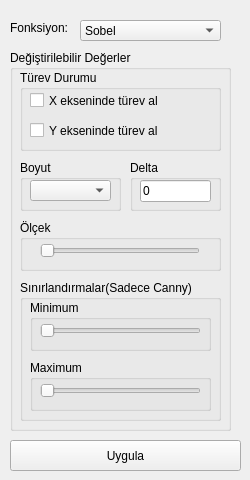
    <widget class="QWidget" name="tab_2">
     <attribute name="title">
      <string>Kenar Bulma</string>
     </attribute>
     <widget class="QLabel" name="label_25">
      <property name="geometry">
       <rect>
        <x>10</x>
        <y>20</y>
        <width>61</width>
        <height>16</height>
       </rect>
      </property>
      <property name="text">
       <string>Fonksiyon:</string>
      </property>
     </widget>
     <widget class="QComboBox" name="cbEdge">
      <property name="geometry">
       <rect>
        <x>80</x>
        <y>20</y>
        <width>141</width>
        <height>21</height>
       </rect>
      </property>
      <item>
       <property name="text">
        <string>Sobel</string>
       </property>
      </item>
      <item>
       <property name="text">
        <string>Laplacian</string>
       </property>
      </item>
      <item>
       <property name="text">
        <string>Scharr</string>
       </property>
      </item>
      <item>
       <property name="text">
        <string>Canny</string>
       </property>
      </item>
     </widget>
     <widget class="QGroupBox" name="groupBox_7">
      <property name="geometry">
       <rect>
        <x>10</x>
        <y>50</y>
        <width>221</width>
        <height>381</height>
       </rect>
      </property>
      <property name="title">
       <string>Değiştirilebilir Değerler</string>
      </property>
      <widget class="QGroupBox" name="groupBoxEdgeFoundTStatue">
       <property name="geometry">
        <rect>
         <x>10</x>
         <y>20</y>
         <width>201</width>
         <height>81</height>
        </rect>
       </property>
       <property name="title">
        <string>Türev Durumu</string>
       </property>
       <widget class="QCheckBox" name="checkBoxXT">
        <property name="geometry">
         <rect>
          <x>10</x>
          <y>20</y>
          <width>161</width>
          <height>21</height>
         </rect>
        </property>
        <property name="text">
         <string>X ekseninde türev al</string>
        </property>
       </widget>
       <widget class="QCheckBox" name="checkBoxYT">
        <property name="geometry">
         <rect>
          <x>10</x>
          <y>50</y>
          <width>141</width>
          <height>21</height>
         </rect>
        </property>
        <property name="text">
         <string>Y ekseninde türev al</string>
        </property>
       </widget>
      </widget>
      <widget class="QGroupBox" name="groupBox_9">
       <property name="geometry">
        <rect>
         <x>10</x>
         <y>110</y>
         <width>101</width>
         <height>51</height>
        </rect>
       </property>
       <property name="title">
        <string>Boyut</string>
       </property>
       <widget class="QComboBox" name="cBEdgeFoundSize">
        <property name="geometry">
         <rect>
          <x>10</x>
          <y>20</y>
          <width>81</width>
          <height>21</height>
         </rect>
        </property>
       </widget>
      </widget>
      <widget class="QGroupBox" name="groupBox_10">
       <property name="geometry">
        <rect>
         <x>10</x>
         <y>170</y>
         <width>201</width>
         <height>51</height>
        </rect>
       </property>
       <property name="title">
        <string>Ölçek</string>
       </property>
       <widget class="QSlider" name="sliderScale">
        <property name="geometry">
         <rect>
          <x>20</x>
          <y>20</y>
          <width>160</width>
          <height>22</height>
         </rect>
        </property>
        <property name="minimum">
         <number>1</number>
        </property>
        <property name="maximum">
         <number>15</number>
        </property>
        <property name="orientation">
         <enum>Qt::Horizontal</enum>
        </property>
       </widget>
      </widget>
      <widget class="QGroupBox" name="groupBoxCanny">
       <property name="geometry">
        <rect>
         <x>10</x>
         <y>230</y>
         <width>201</width>
         <height>141</height>
        </rect>
       </property>
       <property name="title">
        <string>Sınırlandırmalar(Sadece Canny)</string>
       </property>
       <widget class="QLabel" name="label_20">
        <property name="geometry">
         <rect>
          <x>10</x>
          <y>30</y>
          <width>55</width>
          <height>16</height>
         </rect>
        </property>
        <property name="text">
         <string/>
        </property>
       </widget>
       <widget class="QGroupBox" name="thressMin">
        <property name="geometry">
         <rect>
          <x>10</x>
          <y>20</y>
          <width>181</width>
          <height>51</height>
         </rect>
        </property>
        <property name="title">
         <string>Minimum</string>
        </property>
        <widget class="QSlider" name="sliderThressMin">
         <property name="geometry">
          <rect>
           <x>10</x>
           <y>20</y>
           <width>161</width>
           <height>21</height>
          </rect>
         </property>
         <property name="maximum">
          <number>255</number>
         </property>
         <property name="orientation">
          <enum>Qt::Horizontal</enum>
         </property>
        </widget>
       </widget>
       <widget class="QGroupBox" name="groupBox_13">
        <property name="geometry">
         <rect>
          <x>10</x>
          <y>80</y>
          <width>181</width>
          <height>51</height>
         </rect>
        </property>
        <property name="title">
         <string>Maximum</string>
        </property>
        <widget class="QSlider" name="sliderThressMax">
         <property name="geometry">
          <rect>
           <x>10</x>
           <y>20</y>
           <width>161</width>
           <height>21</height>
          </rect>
         </property>
         <property name="maximum">
          <number>255</number>
         </property>
         <property name="orientation">
          <enum>Qt::Horizontal</enum>
         </property>
        </widget>
       </widget>
      </widget>
      <widget class="QGroupBox" name="groupBox_12">
       <property name="geometry">
        <rect>
         <x>120</x>
         <y>110</y>
         <width>91</width>
         <height>51</height>
        </rect>
       </property>
       <property name="title">
        <string>Delta</string>
       </property>
       <widget class="QLineEdit" name="lineEditEdgeFoundDelta">
        <property name="geometry">
         <rect>
          <x>10</x>
          <y>20</y>
          <width>71</width>
          <height>22</height>
         </rect>
        </property>
        <property name="text">
         <string>0</string>
        </property>
       </widget>
      </widget>
     </widget>
     <widget class="QPushButton" name="pushButton_2">
      <property name="geometry">
       <rect>
        <x>10</x>
        <y>440</y>
        <width>231</width>
        <height>31</height>
       </rect>
      </property>
      <property name="text">
       <string>Uygula</string>
      </property>
     </widget>
    </widget>
